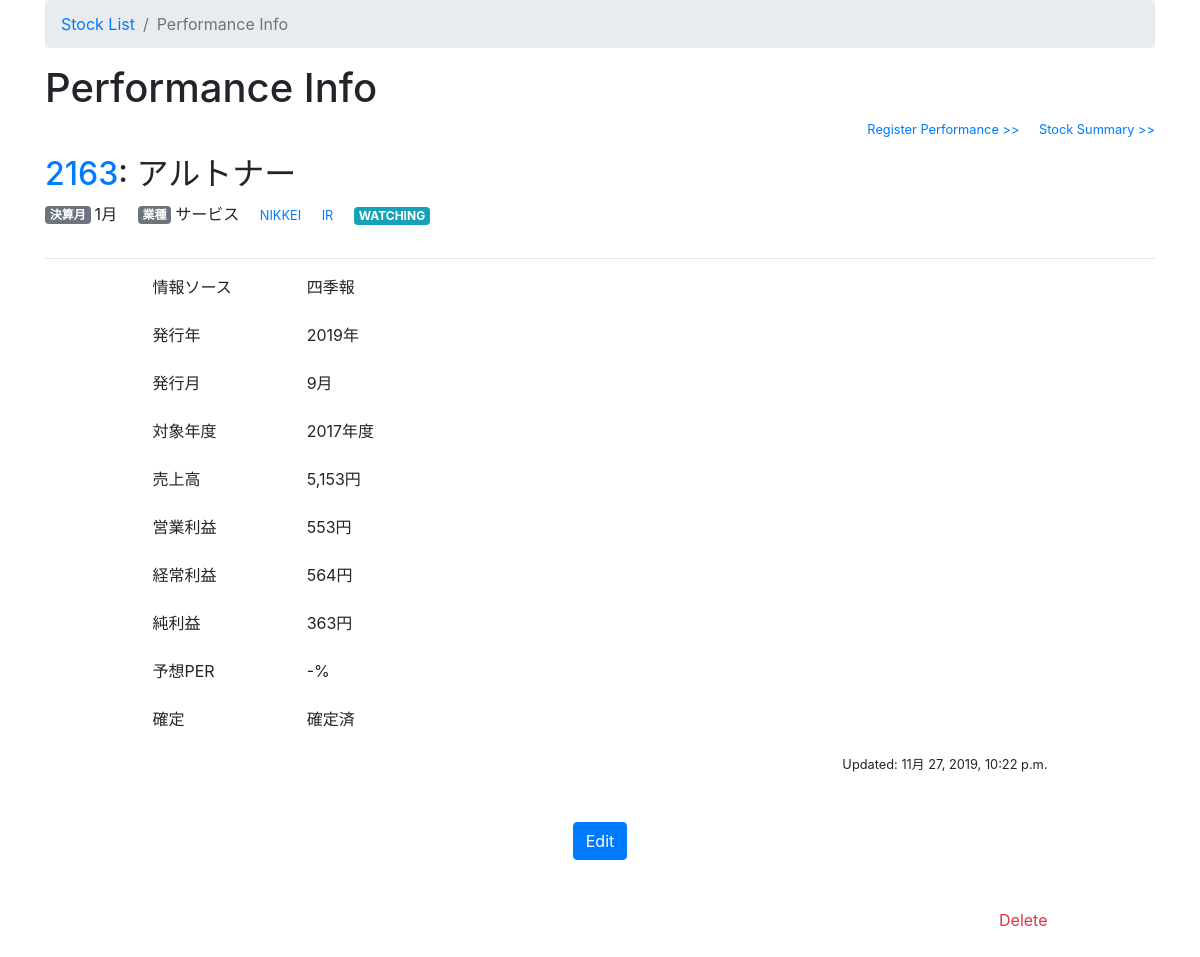
The page /2163/performance/1/2019/9/2017/ on the database its author committed.
### stock/models.py (models this page shows, shortened)
class Stock(models.Model):
    stock_code = models.IntegerField(primary_key=True, unique=True)
    stock_name = models.CharField(max_length=50)
    accounting_month = models.IntegerField()
    business_type = models.CharField(max_length=20)
    ir_url = models.URLField(blank=True, null=True)
    watch_flag = models.IntegerField(default=0)
    notes = models.TextField(blank=True, null=True)
    created_date = models.DateTimeField(default=timezone.now)
    updated_date = models.DateTimeField(blank=True, null=True)

class Performance(models.Model):
    class Meta:
        unique_together = ('stock_code', 'source', 'pub_year', 'pub_month', 'target_period')
    stock_code = models.ForeignKey(Stock, on_delete=models.CASCADE)
    source = models.IntegerField()
    pub_year = models.IntegerField()
    pub_month = models.IntegerField()
    target_period = models.IntegerField()
    is_established = models.BooleanField()
    sales_amount = models.IntegerField()
    operating_income = models.IntegerField()
    ordinary_income = models.IntegerField()
    net_income = models.IntegerField()
    sales_amount_yoy = models.IntegerField(default=0, null=True)
    operating_income_yoy = models.IntegerField(default=0, null=True)
    ordinary_income_yoy = models.IntegerField(default=0, null=True)
    net_income_yoy = models.IntegerField(default=0, null=True)
    per = models.FloatField(blank=True, null=True)
    notes = models.TextField(blank=True, null=True)
    created_date = models.DateTimeField(default=timezone.now)
    updated_date = models.DateTimeField(blank=True, null=True)

### stock/views.py (the view)
# urls.py: path('<int:stock_code>/performance/<int:source>/<int:pub_year>/<int:pub_month>/<int:target_period>/', views.performance_info, name='performance_info'),
def performance_info(request, stock_code, source, pub_year, pub_month, target_period):
    stock = Stock.objects.get(stock_code=stock_code)
    performance = get_object_or_404(Performance, stock_code=stock_code, source=source, pub_year=pub_year, pub_month=pub_month, target_period=target_period)
    return render(request, 'stock/performance_info.html', {'title': 'Performance Info', 'stock': stock, 'performance': performance})

### stock/templates/stock/performance_info.html
{% extends 'stock/base.html' %}
{% load humanize %}
{% block breadcrumb %}
          <li class="breadcrumb-item active" aria-current="page">{{title}}</li>
{% endblock %}
{% block content %}
<article>
  <section>
    <h1>{{title}}</h1>
    <div class="text-right small">
      <p class="d-inline-block ml-3"><a href="{% url 'performance_new' stock_code=stock.stock_code %}">Register Performance >></a></p>
      <p class="d-inline-block ml-3"><a href="{% url 'stock_detail' stock_code=stock.stock_code %}">Stock Summary >></a></p>
    </div>
    {% include 'stock/inc/stock_header.html' %}
  </section>
  <section class="col-md-10 mx-auto">
    <div>
      <div class="form-group row">
        <label for="source" class="justify-content-start col-sm-3 col-lg-2">情報ソース</label>
        <div class="col-sm-9 col-lg-10">
          {% if performance.source == 1 %}四季報
          {% elif performance.source == 2 %}会社発表
          {% endif %}
        </div>
      </div>
      <div class="form-group row">
        <label for="pub_year" class="justify-content-start col-sm-3 col-lg-2">発行年</label>
        <div class="col-sm-9 col-lg-10">
          {{ performance.pub_year }}年
        </div>
      </div>
      <div class="form-group row">
        <label for="pub_month" class="justify-content-start col-sm-3 col-lg-2">発行月</label>
        <div class="col-sm-9 col-lg-10">
          {{ performance.pub_month }}月
        </div>
      </div>
      <div class="form-group row">
        <label for="target_period" class="justify-content-start col-sm-3 col-lg-2">対象年度</label>
        <div class="col-sm-9 col-lg-10">
          {{ performance.target_period }}年度
        </div>
      </div>
      <div class="form-group row">
        <label for="sales_amount" class="justify-content-start col-sm-3 col-lg-2">売上高</label>
        <div class="col-sm-9 col-lg-10">
          {{ performance.sales_amount|intcomma }}円
        </div>
      </div>
      <div class="form-group row">
        <label for="operating_income" class="justify-content-start col-sm-3 col-lg-2">営業利益</label>
        <div class="col-sm-9 col-lg-10">
          {{ performance.operating_income|intcomma }}円
        </div>
      </div>
      <div class="form-group row">
        <label for="ordinary_income" class="justify-content-start col-sm-3 col-lg-2">経常利益</label>
        <div class="col-sm-9 col-lg-10">
          {{ performance.ordinary_income|intcomma }}円
        </div>
      </div>
      <div class="form-group row">
        <label for="net_income" class="justify-content-start col-sm-3 col-lg-2">純利益</label>
        <div class="col-sm-9 col-lg-10">
          {{ performance.net_income|intcomma }}円
        </div>
      </div>
      <div class="form-group row">
        <label for="per" class="justify-content-start col-sm-3 col-lg-2">予想PER</label>
        <div class="col-sm-9 col-lg-10">
          {{ performance.per|default:"-" }}%
        </div>
      </div>
      <div class="form-group row">
        <label for="is_established" class="justify-content-start col-sm-3 col-lg-2">確定</label>
        <div class="col-sm-9 col-lg-10">
          {{ performance.is_established|yesno:"確定済,未確定," }}
        </div>
      </div>
      <p class="text-right small">Updated: {{ performance.updated_date }}</p>
    </div>
    <div class="text-center my-5">
      <div class="">
        <a href="{% url 'performance_edit' stock_code=stock.stock_code source=performance.source pub_year=performance.pub_year pub_month=performance.pub_month target_period=performance.target_period %}" class="btn btn-primary">Edit</a>
      </div>
    </div>
    <div class="text-right my-5">
      <div class="">
        <a href="{% url 'performance_delete' stock_code=stock.stock_code source=performance.source pub_year=performance.pub_year pub_month=performance.pub_month target_period=performance.target_period %}" class="text-danger">Delete</a>
      </div>
    </div>
  </section>
</article>
{% endblock %}

### stock/templates/stock/inc/stock_header.html (shortened to what this page needs)
    <div>
      <h2><a href="{% url 'stock_info' stock_code=stock.stock_code %}">{{ stock.stock_code }}</a>: {{ stock.stock_name }} </h2>
      <div>
        <p class="d-inline-block"><span class="badge badge-secondary mr-1 align-text-bottom">決算月</span>{{stock.accounting_month}}月</p>
        <p class="d-inline-block ml-3"><span class="badge badge-secondary mr-1 align-text-bottom">業種</span>{{stock.business_type}}</p>
        <p class="d-inline-block ml-3 small"><a href="https://www.nikkei.com/nkd/company/?scode={{stock.stock_code}}" target="_blank">NIKKEI</a></p>
        <p class="d-inline-block ml-3 small">
          {% if not stock.ir_url is None %}<a href="{{stock.ir_url|default:''}}" target="_blank">IR</a>{% endif %}</p>
        <p class="d-inline-block ml-3">
          {% if stock.watch_flag == 1 %}<span class="badge badge-info">WATCHING</span>
          {% elif stock.watch_flag == 2 %}<span class="badge badge-warning">CONSIDERING</span>
          {% endif %}</p>
      </div>
    </div>
    <hr>

### rows shown on the page
Stock: stock_code "2163", stock_name "アルトナー", accounting_month "1", business_type "サービス"
Performance: pub_year "2019", pub_month "9", target_period "2017", sales_amount "5,153", operating_income "553", ordinary_income "564", net_income "363", per "-", is_established "確定済", updated_date "11月 27, 2019, 10:22 p.m."

### other values the page prints
{{ title }} "Performance Info"
